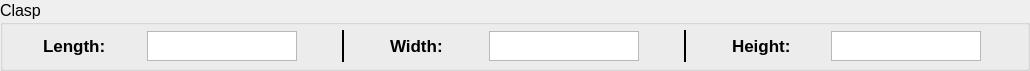
                 <widget class="QGroupBox" name="clasp_group_box">
                  <property name="maximumSize">
                   <size>
                    <width>16777215</width>
                    <height>80</height>
                   </size>
                  </property>
                  <property name="font">
                   <font>
                    <pointsize>12</pointsize>
                   </font>
                  </property>
                  <property name="title">
                   <string>Clasp</string>
                  </property>
                  <widget class="QWidget" name="layoutWidget_6">
                   <property name="geometry">
                    <rect>
                     <x>10</x>
                     <y>30</y>
                     <width>1011</width>
                     <height>32</height>
                    </rect>
                   </property>
                   <layout class="QHBoxLayout" name="clasp_hor_layout">
                    <item>
                     <widget class="QLabel" name="clasp_length_label">
                      <property name="maximumSize">
                       <size>
                        <width>65</width>
                        <height>16777215</height>
                       </size>
                      </property>
                      <property name="font">
                       <font>
                        <pointsize>13</pointsize>
                        <weight>75</weight>
                        <bold>true</bold>
                       </font>
                      </property>
                      <property name="text">
                       <string>Length:</string>
                      </property>
                     </widget>
                    </item>
                    <item>
                     <widget class="QPlainTextEdit" name="clasp_len_pt_edit">
                      <property name="maximumSize">
                       <size>
                        <width>150</width>
                        <height>30</height>
                       </size>
                      </property>
                      <property name="font">
                       <font>
                        <pointsize>14</pointsize>
                       </font>
                      </property>
                      <property name="verticalScrollBarPolicy">
                       <enum>Qt::ScrollBarAlwaysOff</enum>
                      </property>
                      <property name="horizontalScrollBarPolicy">
                       <enum>Qt::ScrollBarAlwaysOff</enum>
                      </property>
                      <property name="plainText">
                       <string/>
                      </property>
                      <property name="backgroundVisible">
                       <bool>false</bool>
                      </property>
                     </widget>
                    </item>
                    <item>
                     <widget class="Line" name="clasp_lw_line">
                      <property name="sizePolicy">
                       <sizepolicy hsizetype="Minimum" vsizetype="Minimum">
                        <horstretch>5</horstretch>
                        <verstretch>0</verstretch>
                       </sizepolicy>
                      </property>
                      <property name="maximumSize">
                       <size>
                        <width>15</width>
                        <height>16777215</height>
                       </size>
                      </property>
                      <property name="font">
                       <font>
                        <pointsize>13</pointsize>
                        <weight>75</weight>
                        <bold>true</bold>
                       </font>
                      </property>
                      <property name="frameShadow">
                       <enum>QFrame::Plain</enum>
                      </property>
                      <property name="lineWidth">
                       <number>2</number>
                      </property>
                      <property name="orientation">
                       <enum>Qt::Vertical</enum>
                      </property>
                     </widget>
                    </item>
                    <item>
                     <widget class="QLabel" name="clasp_width_label">
                      <property name="maximumSize">
                       <size>
                        <width>60</width>
                        <height>16777215</height>
                       </size>
                      </property>
                      <property name="font">
                       <font>
                        <pointsize>13</pointsize>
                        <weight>75</weight>
                        <bold>true</bold>
                       </font>
                      </property>
                      <property name="text">
                       <string>Width:</string>
                      </property>
                     </widget>
                    </item>
                    <item>
                     <widget class="QPlainTextEdit" name="clasp_width_pt_edit">
                      <property name="maximumSize">
                       <size>
                        <width>150</width>
                        <height>30</height>
                       </size>
                      </property>
                      <property name="font">
                       <font>
                        <pointsize>14</pointsize>
                       </font>
                      </property>
                      <property name="verticalScrollBarPolicy">
                       <enum>Qt::ScrollBarAlwaysOff</enum>
                      </property>
                      <property name="horizontalScrollBarPolicy">
                       <enum>Qt::ScrollBarAlwaysOff</enum>
                      </property>
                      <property name="plainText">
                       <string/>
                      </property>
                      <property name="backgroundVisible">
                       <bool>false</bool>
                      </property>
                     </widget>
                    </item>
                    <item>
                     <widget class="Line" name="clasp_wh_line">
                      <property name="sizePolicy">
                       <sizepolicy hsizetype="Minimum" vsizetype="Minimum">
                        <horstretch>5</horstretch>
                        <verstretch>0</verstretch>
                       </sizepolicy>
                      </property>
                      <property name="maximumSize">
                       <size>
                        <width>15</width>
                        <height>16777215</height>
                       </size>
                      </property>
                      <property name="font">
                       <font>
                        <pointsize>13</pointsize>
                        <weight>75</weight>
                        <bold>true</bold>
                       </font>
                      </property>
                      <property name="frameShadow">
                       <enum>QFrame::Plain</enum>
                      </property>
                      <property name="lineWidth">
                       <number>2</number>
                      </property>
                      <property name="orientation">
                       <enum>Qt::Vertical</enum>
                      </property>
                     </widget>
                    </item>
                    <item>
                     <widget class="QLabel" name="clasp_height_label">
                      <property name="maximumSize">
                       <size>
                        <width>60</width>
                        <height>16777215</height>
                       </size>
                      </property>
                      <property name="font">
                       <font>
                        <pointsize>13</pointsize>
                        <weight>75</weight>
                        <bold>true</bold>
                       </font>
                      </property>
                      <property name="text">
                       <string>Height:</string>
                      </property>
                     </widget>
                    </item>
                    <item>
                     <widget class="QPlainTextEdit" name="clasp_height_pt_edit">
                      <property name="maximumSize">
                       <size>
                        <width>150</width>
                        <height>30</height>
                       </size>
                      </property>
                      <property name="font">
                       <font>
                        <pointsize>14</pointsize>
                       </font>
                      </property>
                      <property name="verticalScrollBarPolicy">
                       <enum>Qt::ScrollBarAlwaysOff</enum>
                      </property>
                      <property name="horizontalScrollBarPolicy">
                       <enum>Qt::ScrollBarAlwaysOff</enum>
                      </property>
                      <property name="plainText">
                       <string/>
                      </property>
                      <property name="backgroundVisible">
                       <bool>false</bool>
                      </property>
                     </widget>
                    </item>
                   </layout>
                  </widget>
                 </widget>
